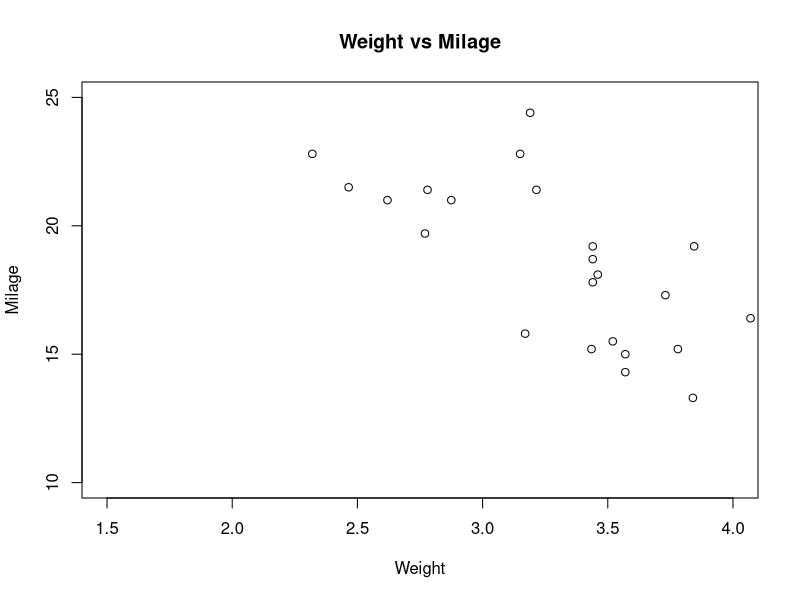
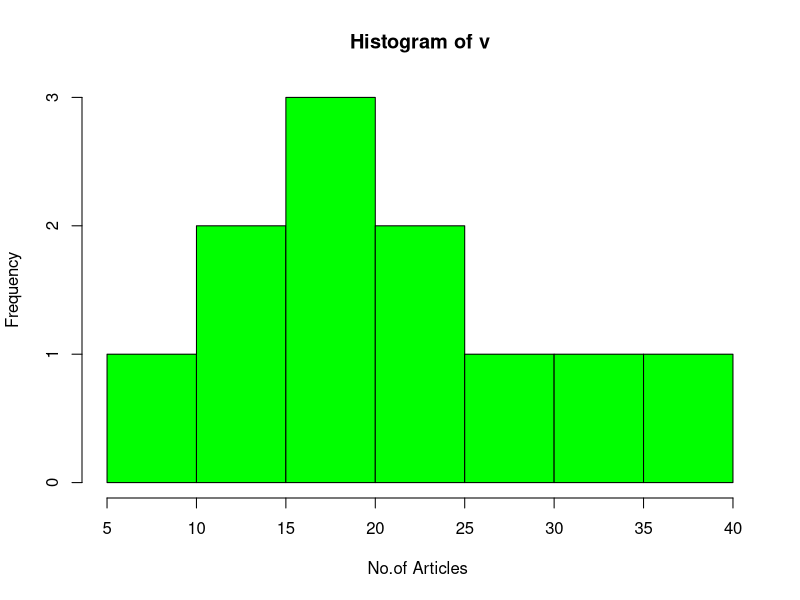
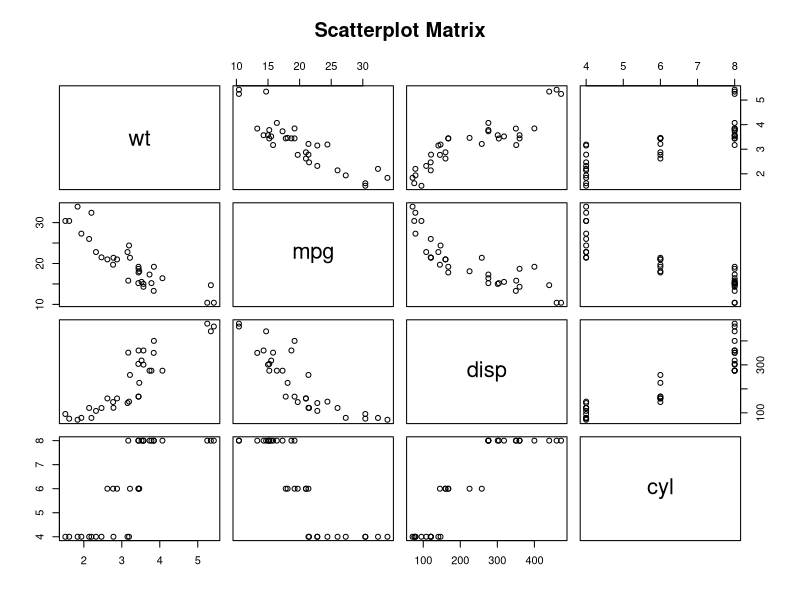

These figures' R source, in order:
#Scatter Plot
input <- mtcars[, c('wt', 'mpg')]
print(head(input))
input <- mtcars[, c('wt', 'mpg')]
plot(x = input$wt, y = input$mpg, xlab = "Weight", ylab = "Milage", xlim = c(1.5, 4), ylim = c(10, 25),	main = "Weight vs Milage")
#Histogram
v <- c(19, 23, 11, 5, 16, 21, 32, + 14, 19, 27, 39)
hist(v, xlab = "No.of Articles ", col = "green", border = "black")
#Scatter Plot
pairs(~wt + mpg + disp + cyl, data = mtcars, main = "Scatterplot Matrix")